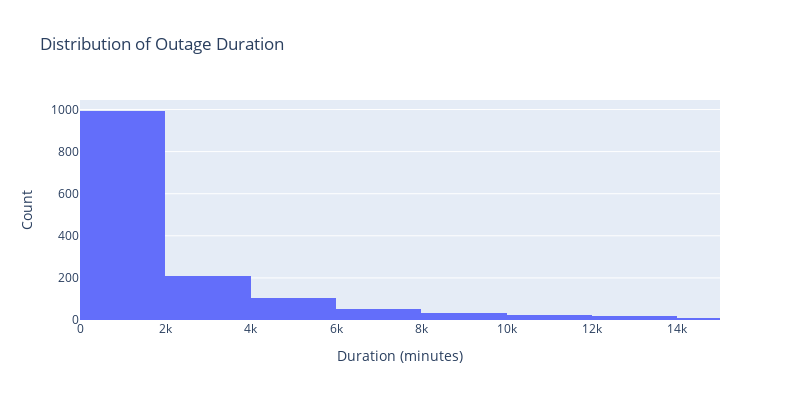

Notebook code for this chart:
### Code cell
fig_uni1 = px.histogram(
    outage.dropna(subset=['OUTAGE.DURATION']),
    x='OUTAGE.DURATION',
    nbins=80,
    title='Distribution of Outage Duration',
    labels={'OUTAGE.DURATION': 'Duration (minutes)'},
    range_x=[0, 15000],
)
fig_uni1.update_layout(yaxis_title='Count', width=800, height=400)
fig_uni1.show()

### Figure 1 — Plotly figure (JSON) as saved in the notebook; plotly's stock layout.template omitted (floating-point values rounded to 4 significant figures; data arrays with more than 128 entries replaced by an {"elided": "..."} marker saying what was removed)
{"data": [{"alignmentgroup": "True", "bingroup": "x", "hovertemplate": "Duration (minutes)=%{x}<br>count=%{y}<extra></extra>", "legendgroup": "", "marker": {"color": "#636efa", "pattern": {"shape": ""}}, "name": "", "nbinsx": 80, "offsetgroup": "", "orientation": "v", "showlegend": false, "type": "histogram", "x": {"elided": "1476 int values"}, "xaxis": "x", "yaxis": "y"}], "layout": {"barmode": "relative", "height": 400, "legend": {"tracegroupgap": 0}, "title": {"text": "Distribution of Outage Duration"}, "width": 800, "xaxis": {"anchor": "y", "domain": [0, 1], "range": [0, 15000], "title": {"text": "Duration (minutes)"}}, "yaxis": {"anchor": "x", "domain": [0, 1], "title": {"text": "Count"}}}}
